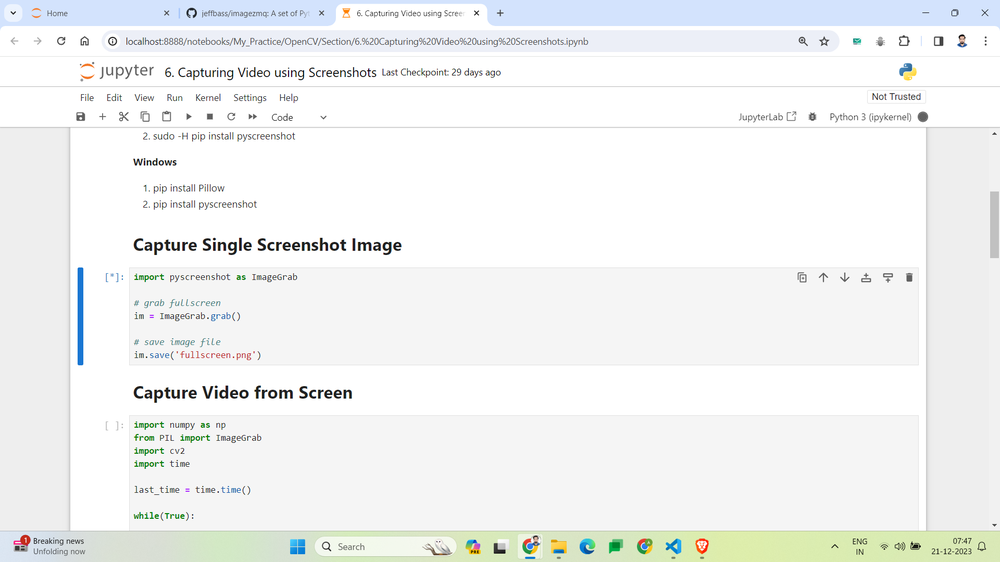
#> input picture My_Practice/OpenCV/video/fullscreen.png, 1000 x 562 px, shrunk from 1920 x 1080 before the run, given in place of the camera
$ jupyter execute '1. Using Your Webcam and Creating a Live Sketch of Yourself.ipynb'   (text cells are left out)
#> lines starting #> are read from the running program, lines starting #| are printed output that depends on the picture
[cell 1]
# Making root folder as working directory
import os
from pathlib import Path
os.chdir("D:\\Learning\\udemy_computer_vision_course")

# checking current workig dirtectory path
print(os.getcwd())

ROOT = Path(".")

[cell 2]
import cv2
import numpy as np

# Initialize webcam, cap is the object provided by VideoCapture
cap = cv2.VideoCapture(100)

while True:
    # It contains a boolean indicating if it was sucessful (ret)
    # It also contains the images collected from the webcam (frame)
    ret, frame = cap.read()
#> frame is the input picture: shape (562, 1000, 3); mean B, G, R 242.6, 243.2, 241.6

    cv2.imshow('Our Webcam Video', frame)

    if cv2.waitKey(1) == 13: #13 is the Enter Key
#> (key Esc is pressed here)
        break

# Release camera and close windows
cap.release()
cv2.destroyAllWindows()

[cell 3]
import cv2
import numpy as np

# Our sketch generating function
def sketch(image):
    # Convert image to grayscale
    img_gray = cv2.cvtColor(image, cv2.COLOR_BGR2GRAY)
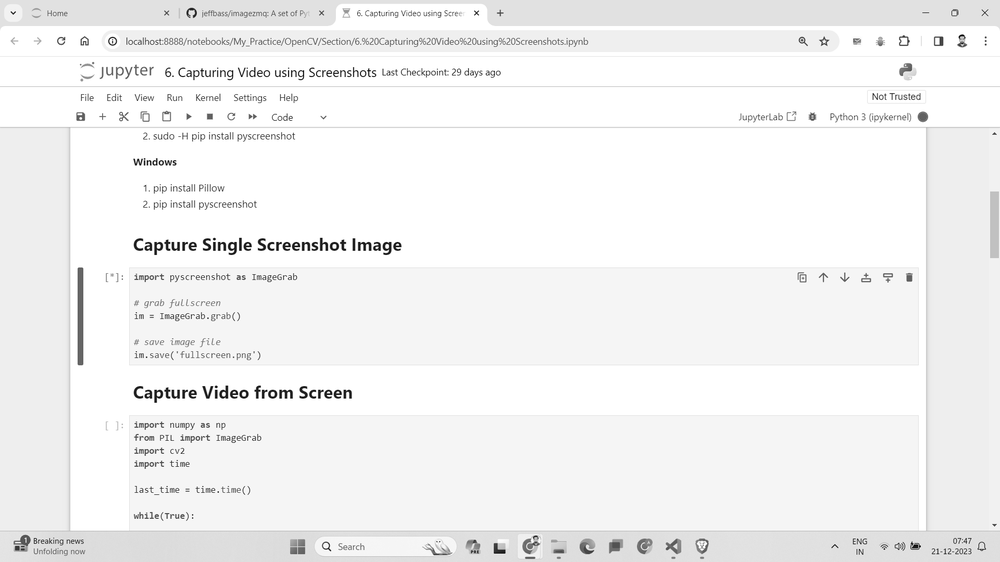
#> img_gray: shape (562, 1000); min 0, max 255, mean 242.7

    # Clean up image using Guassian Blur
    img_gray_blur = cv2.GaussianBlur(img_gray, (5,5), 0)

    # Extract edges
    canny_edges = cv2.Canny(img_gray_blur, 10, 70)
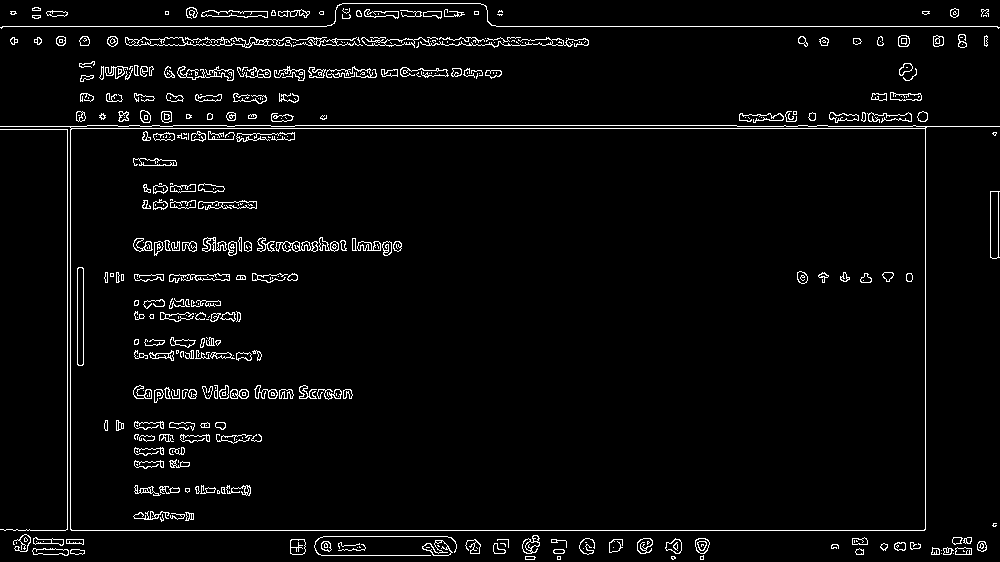
#> canny_edges: shape (562, 1000); 3.6% white in thin lines or dots

    # Do an invert binarize the image
    ret, mask = cv2.threshold(canny_edges, 70, 255, cv2.THRESH_BINARY_INV)
#> mask: shape (562, 1000); 96.4% white; black in thin lines or dots
    return mask


# Initialize webcam, cap is the object provided by VideoCapture
cap = cv2.VideoCapture(0)

while True:
    # It contains a boolean indicating if it was sucessful (ret)
    # It also contains the images collected from the webcam (frame)
    ret, frame = cap.read()
    # We pass our frame to our sketch function directly inside cv2.imshow()
    cv2.imshow('Our Live Sketcher', sketch(frame))
    if cv2.waitKey(1) == 13: #13 is the Enter Key
#> (key Esc is pressed here)
        break

# Release camera and close windows
cap.release()
cv2.destroyAllWindows()
